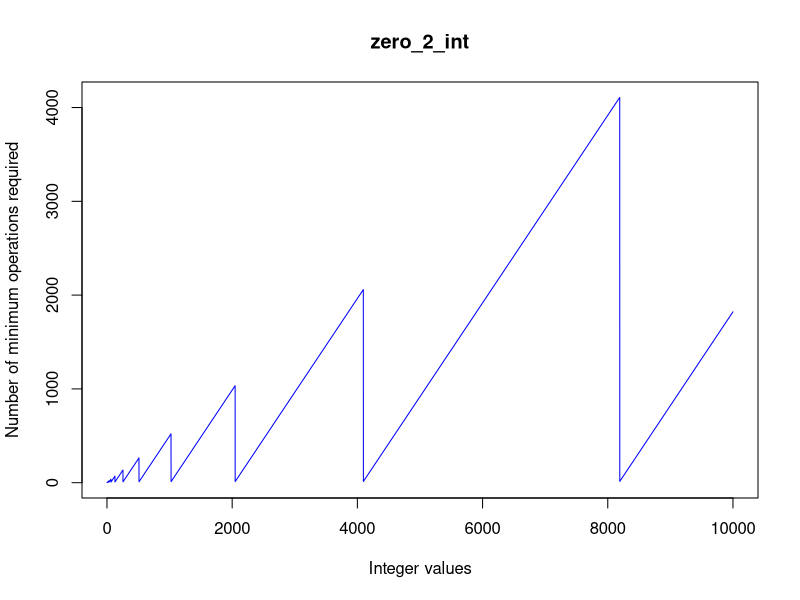
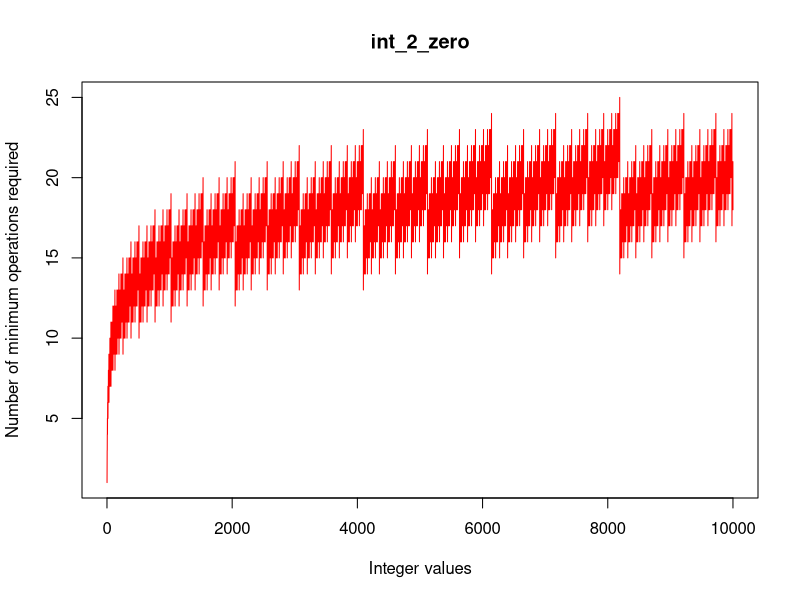
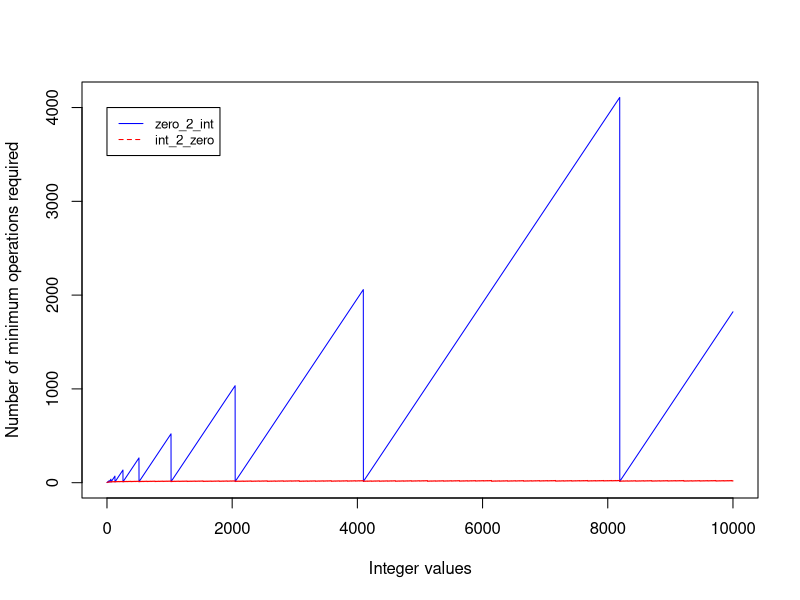

Write the R code that produced these figures, in order.
##Function returning minimum number of operations to get from zero to any integer using only two operations:
#x+1 and x*2

#requires integer input
zero_2_int <- function(x) {
  count = 0 #initialise counter for operations.
  m = 0
  #if x is zero, print the count immediately
  if (x == 0) {
    return(count)
  }
  else {
    count = 1
    m = 1 #first operation for a non-zero integer is always 0+1
    while (m != x) {
      if (m*2 <= x) {
        m = m*2
        count = count+1
      }
      else if (m*2 > x & m+1 <= x) {
        m = m+1
        count = count+1
      }
    }
    #print final number of minimum operations
    return(count)
  }
}

#the function works as expected
zero_2_int(2) #2
zero_2_int(3) #3

#but...at larger numbers, the number of operations requires becomes unrealistic
zero_2_int(1370) #357

#if you start from the non-zero integer and work backwards, you can clearly see that less than 357 operations are needed to get to zero
#going backward is faster than going forward
int_2_zero <- function(x) {
  count = 0 
  m = x
  if (x == 0) {
    #print(paste("Minimum number of operations to get from zero to",x,"is",count,collapse=" "))
    return(count)
  }
  else {
    #N.B. no need to change count to 1 because we are now starting from the final integer.
    m = x #now start from x instead of zero
    while (m != 0) {
      if (m%%2 == 1) {
        m = m-1
        count = count + 1
      }
      else {
        m = m/2
        count = count+1
      }
    }
    return(count)
  }
}
int_2_zero(1370) #16 operations are required now instead of 357!

#at low integer values, both functions require the same number of operations to reach the final integer or zero. At what integer does int_2_zero start overtaking zero_2_int?
#generate two lists, each with function values of up to 10,000
input_list <- c(1:10000)
list1 <- sapply(input_list,FUN=zero_2_int)
list2 <- sapply(input_list,FUN=int_2_zero) #this runs a lot faster than the first, showing how much more efficient working backwards is
plot(x=input_list,y=list1,type="l",xlab="Integer values",ylab="Number of minimum operations required",main="zero_2_int",col="blue") #plotting the forward algorithm
plot(x=input_list,y=list2,type="l",xlab="Integer values",ylab="Number of minimum operations required",main="int_2_zero",col="red")  #plotting the backwards algorithm

#plotting the two algorithms on the same graph
plot(x=input_list,y=list1,type="l",xlab="Integer values",ylab="Number of minimum operations required",col="blue") 
lines(x=input_list,y=list2,type="l",col="red")
legend(0,4000, legend=c("zero_2_int", "int_2_zero"),
       col=c("blue", "red"), lty=1:2, cex=0.8)
#shifting perspective: bit shifts
##caveat: bit shift adds by 2^n, not by 1
#why does this matter?
##priors - working backwards where you know the endpoint versus working forward blindly